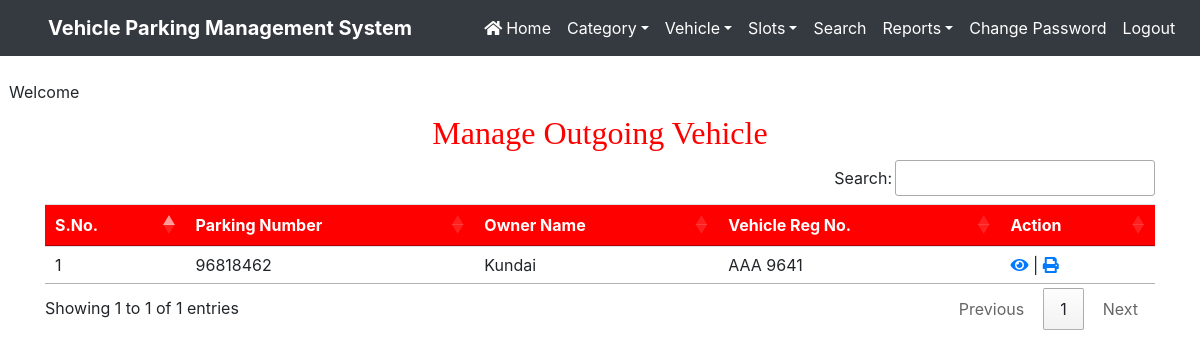
The page /manage_outgoingvehicle on the database as committed earlier.
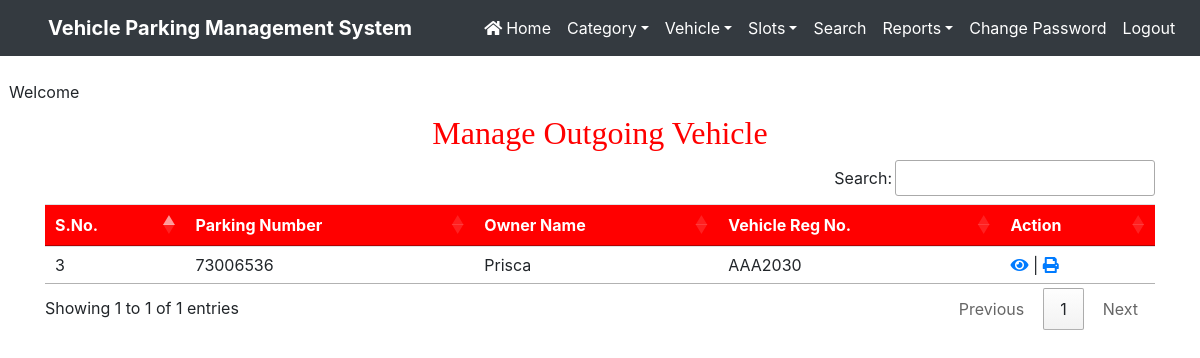
The same page on the database as committed later.
### vehicle/models.py (models this page shows, shortened)
class Vehicle(models.Model):
    parkingnumber = models.CharField(max_length=20)
    category = models.ForeignKey(Category, on_delete=models.CASCADE)
    vehiclecompany = models.CharField(max_length=50)
    regno = models.CharField(max_length=10)
    ownername = models.CharField(max_length=50)
    ownerId = models.CharField(max_length=50)
    ownercontact = models.CharField(max_length=15)
    pdate = models.DateField()
    intime = models.CharField(max_length=50)
    outtime = models.CharField(max_length=50)
    parkingcharge = models.CharField(max_length=50)
    parkingslot = models.CharField(max_length=50)
    remark = models.CharField(max_length=500)
    status = models.CharField(max_length=20)

### vehicle/views.py (the view)
# urls.py: path('manage_outgoingvehicle',manage_outgoingvehicle,name='manage_outgoingvehicle'),
def manage_outgoingvehicle(request):
    vehicle = Vehicle.objects.filter(status="Out")
    d = {'vehicle':vehicle}
    return render(request, 'manage_outgoingvehicle.html', d)

### vehicle/templates/manage_outgoingvehicle.html (shortened to what this page needs)
{% load static %}
<html>
<head>
{% include 'headeradmin.html' %}
  <link rel = stylesheet href="https://cdn.datatables.net/1.10.20/css/jquery.dataTables.min.css">
<link rel = stylesheet href="https://cdn.datatables.net/buttons/1.6.1/css/buttons.dataTables.min.css">
</head>
<body>
{% include 'nav2admin.html' %}
<br> &nbsp;&nbsp;Welcome <b style = 'text-transform : capitalize ; color : blue'>{{request.user.username}}</b>
<div class="container" style = "margin-top:10px">
<h2 class="text-center" style = "font-family : Monotype Corsiva ; color : red">Manage Outgoing Vehicle </h2>
<table class='table table-hover' id = example>
<thead style = 'background-color : red ; color : white'>
<tr>
<th>S.No.</th>
<th>Parking Number</th>
<th>Owner Name</th>
    <th>Vehicle Reg No.</th>
    <th>Action</th>
</tr>
</thead>
<tbody>
  {% for i in vehicle %}
<tr>
                  <td>{{i.parkingslot}}</td>
                  <td>{{i.parkingnumber}}</td>
                  <td>{{i.ownername}}</td>
                <td>{{i.regno}}</td>
                  <td>
                      <a href="{% url 'view_outgoingdetail' i.id %}" ><i class="fa fa-eye fa-1x"></i></a>
                   | <a href="{% url 'print' i.id %}" ><i class="fa fa-print fa-1x"></i></a>
                  </td>
</tr>
{% endfor %}
</tbody>
</table>
</div>
</body>
</html>

Rows that differ between the two databases and show on the page:
removed Vehicle: parkingslot "1", parkingnumber "96818462", ownername "Kundai", regno "AAA 9641"
added Vehicle: parkingslot "3", parkingnumber "73006536", ownername "Prisca", regno "AAA2030"
